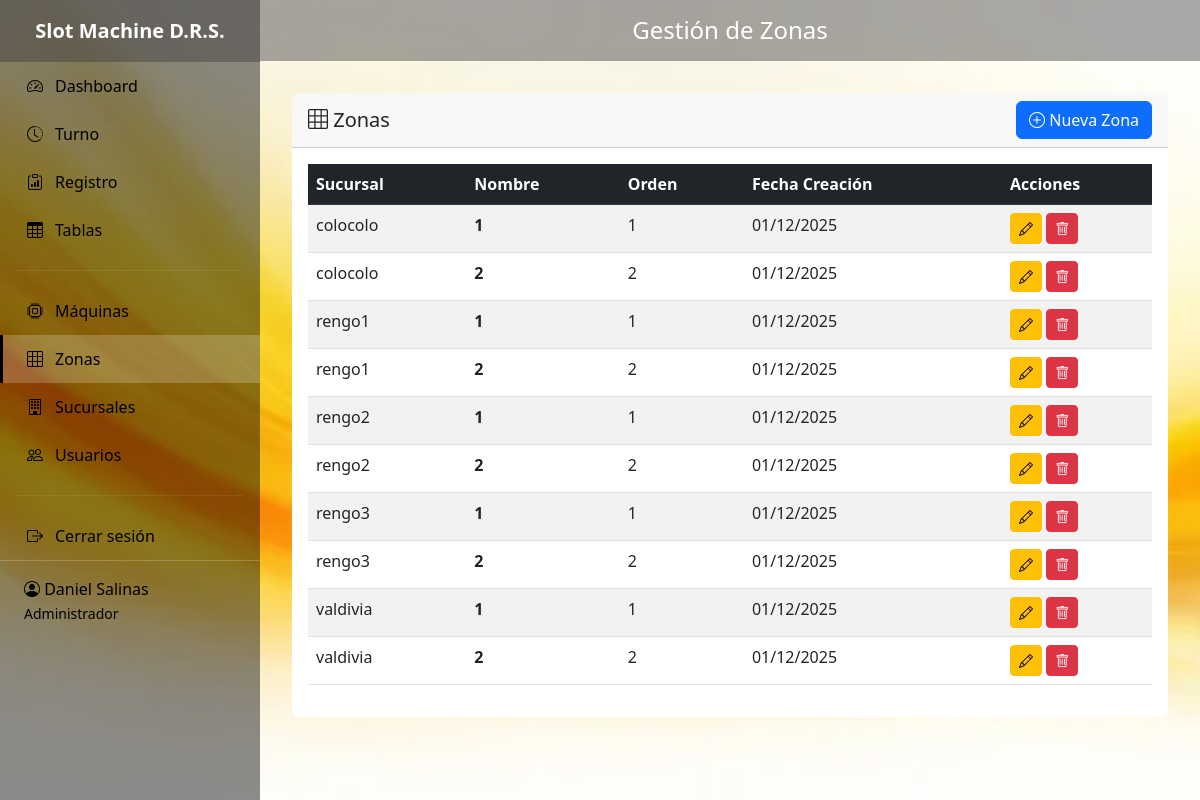
The page /zonas/ (signed in) on the database its author committed.
### control/models.py (models this page shows, shortened)
class Usuario(AbstractUser):
    ROLE_CHOICES = [
        ('admin', 'Administrador'),
        ('usuario', 'Usuario/Atendedora'),
    ]
    role = models.CharField(
        max_length=20,
        choices=ROLE_CHOICES,
        default='usuario',
        verbose_name='Rol'
    )
    nombre = models.CharField(max_length=150, verbose_name='Nombre Completo')
    class Meta:
        verbose_name = 'Usuario'
        verbose_name_plural = 'Usuarios'

class Zona(models.Model):
    sucursal = models.ForeignKey(
        Sucursal,
        on_delete=models.CASCADE,
        related_name='zonas',
        verbose_name='Sucursal'
    )
    nombre = models.CharField(max_length=80, verbose_name='Nombre')
    orden = models.SmallIntegerField(default=0, verbose_name='Orden')
    created_at = models.DateTimeField(auto_now_add=True, verbose_name='Fecha de Creación')
    class Meta:
        verbose_name = 'Zona'
        verbose_name_plural = 'Zonas'
        ordering = ['sucursal', 'orden', 'nombre']
    class Meta:
        verbose_name = 'Zona'
        verbose_name_plural = 'Zonas'
        ordering = ['sucursal', 'orden', 'nombre']
        constraints = [
            models.UniqueConstraint(
                fields=['sucursal', 'nombre'],
                name='unique_zona_nombre_por_sucursal'
            )
        ]

class Sucursal(models.Model):
    nombre = models.CharField(max_length=150, verbose_name='Nombre')
    direccion = models.CharField(max_length=255, blank=True, verbose_name='Dirección')
    telefono = models.CharField(max_length=50, blank=True, verbose_name='Teléfono')
    created_at = models.DateTimeField(auto_now_add=True, verbose_name='Fecha de Creación')
    class Meta:
        verbose_name = 'Sucursal'
        verbose_name_plural = 'Sucursales'
        ordering = ['nombre']

### control/views.py (the view)
# urls.py: path('zonas/', views.zonas_list, name='zonas_list'),
@login_required
@user_passes_test(is_admin)
def zonas_list(request):
    zonas = Zona.objects.all()
    return render(request, 'zonas/list.html', {'zonas': zonas})

### control/views.py (called while the page is built)
def is_admin(user):
    return user.is_authenticated and user.role == 'admin'

### templates/zonas/list.html (shortened to what this page needs)
{% extends 'base.html' %}
{% block page_title %}Gestión de Zonas{% endblock %}
{% block content %}
<div class="card">
    <div class="card-header">
        <div class="d-flex justify-content-between align-items-center">
            <h5 class="mb-0"><i class="bi bi-grid-3x3"></i> Zonas</h5>
            <a href="{% url 'control:zona_create' %}" class="btn btn-primary">
                <i class="bi bi-plus-circle"></i> Nueva Zona
            </a>
        </div>
    </div>
    <div class="card-body">
        <div class="table-responsive">
            <table class="table table-striped table-hover">
                <thead class="table-dark">
                    <tr>
                        <th>Sucursal</th>
                        <th>Nombre</th>
                        <th>Orden</th>
                        <th>Fecha Creación</th>
                        <th width="150">Acciones</th>
                    </tr>
                </thead>
                <tbody>
                    {% for zona in zonas %}
                        <tr>
                            <td>{{ zona.sucursal.nombre }}</td>
                            <td><strong>{{ zona.nombre }}</strong></td>
                            <td>{{ zona.orden }}</td>
                            <td>{{ zona.created_at|date:"d/m/Y" }}</td>
                            <td>
                                <a href="{% url 'control:zona_edit' zona.pk %}" class="btn btn-sm btn-warning">
                                    <i class="bi bi-pencil"></i>
                                </a>
                                <a href="{% url 'control:zona_delete' zona.pk %}" class="btn btn-sm btn-danger">
                                    <i class="bi bi-trash"></i>
                                </a>
                            </td>
                        </tr>
                    {% empty %}
                        <tr>
                            <td colspan="5" class="text-center text-muted">No hay zonas registradas</td>
                        </tr>
                    {% endfor %}
                </tbody>
            </table>
        </div>
    </div>
</div>
{% endblock %}

### templates/base.html (shortened to what this page needs)
{% load static %}
<!DOCTYPE html>
<html lang="es">
<head>
    <link href="https://cdn.jsdelivr.net/npm/bootstrap@5.3.0/dist/css/bootstrap.min.css" rel="stylesheet">
    <link rel="stylesheet" href="https://cdn.jsdelivr.net/npm/bootstrap-icons@1.11.0/font/bootstrap-icons.css">
    <link rel="stylesheet" href="{% static 'css/custom.css' %}">
</head>
<body>
{% if user.is_authenticated %}
    <aside class="sidebar">
        <div class="sidebar-brand">
            Slot Machine D.R.S.
        </div>
        <ul class="sidebar-nav nav flex-column">
            {% if user.role == 'admin' %}
            <li class="nav-item">
                <a class="nav-link {% if request.resolver_match.url_name == 'dashboard' %}active{% endif %}"
                   href="{% url 'control:dashboard' %}">
                    <i class="bi bi-speedometer2"></i> Dashboard
                </a>
            </li>
            {% endif %}
            <li class="nav-item">
                <a class="nav-link {% if request.resolver_match.url_name == 'turno' %}active{% endif %}"
                   href="{% url 'control:turno' %}">
                    <i class="bi bi-clock-history"></i> Turno
                </a>
            </li>
            <li class="nav-item">
                <a class="nav-link {% if request.resolver_match.url_name == 'registro' %}active{% endif %}"
                   href="{% url 'control:registro' %}">
                    <i class="bi bi-clipboard-data"></i> Registro
                </a>
            </li>
            <li class="nav-item">
                <a class="nav-link {% if request.resolver_match.url_name == 'tablas' %}active{% endif %}"
                   href="{% url 'control:tablas' %}">
                    <i class="bi bi-table"></i> Tablas
                </a>
            </li>
            {% if user.role == 'admin' %}
                <hr class="mx-3" style="border-color: rgba(255,255,255,0.3);">
                <li class="nav-item">
                    <a class="nav-link {% if 'maquinas' in request.path %}active{% endif %}"
                       href="{% url 'control:maquinas_list' %}">
                        <i class="bi bi-cpu"></i> Máquinas
                    </a>
                </li>
                <li class="nav-item">
                    <a class="nav-link {% if 'zonas' in request.path %}active{% endif %}"
                       href="{% url 'control:zonas_list' %}">
                        <i class="bi bi-grid-3x3"></i> Zonas
                    </a>
                </li>
                <li class="nav-item">
                    <a class="nav-link {% if 'sucursales' in request.path %}active{% endif %}"
                       href="{% url 'control:sucursales_list' %}">
                        <i class="bi bi-building"></i> Sucursales
                    </a>
                </li>
                <li class="nav-item">
                    <a class="nav-link {% if 'usuarios' in request.path %}active{% endif %}"
                       href="{% url 'control:usuarios_list' %}">
                        <i class="bi bi-people"></i> Usuarios
                    </a>
                </li>
            {% endif %}
            <hr class="mx-3" style="border-color: rgba(255,255,255,0.3);">
            <li class="nav-item">
                <a class="nav-link" href="{% url 'control:logout' %}">
                    <i class="bi bi-box-arrow-right"></i> Cerrar sesión
                </a>
            </li>
        </ul>
        <div class="sidebar-user">
            <i class="bi bi-person-circle"></i> {{ user.nombre }} <br>
            <small>{{ user.get_role_display }}</small>
        </div>
    </aside>
    <main class="main-content">
        <div class="top-bar">
            <h4 class="mb-0">{% block page_title %}Sistema de Control{% endblock %}</h4>
        </div>
        <div class="content-area">
            {% block content %}{% endblock %}
        </div>
    </main>
{% else %}
    {% block login_content %}{% endblock %}
{% endif %}
</body>
</html>

### static/img/custom.css (style rules this page uses)
.sidebar { position: relative; height: 100vh; background-image: url("../img/sidebar_bg.jpg"); background-size: cover; background-position: center; background-repeat: no-repeat; background-attachment: fixed; }
.sidebar::before { content: ""; position: absolute; top: 0; left: 0; width: 100%; height: 100%; background: rgba(0, 0, 0, 0.55); z-index: 0; }
.sidebar * { position: relative; z-index: 1; }

### rows shown on the page
Usuario: nombre "Daniel Salinas", role "Administrador"
Zona: sucursal.nombre "colocolo", nombre "1", orden "1", created_at "01/12/2025"
Zona: sucursal.nombre "colocolo", nombre "2", orden "2", created_at "01/12/2025"
Zona: sucursal.nombre "rengo1", nombre "1", orden "1", created_at "01/12/2025"
Zona: sucursal.nombre "rengo1", nombre "2", orden "2", created_at "01/12/2025"
Zona: sucursal.nombre "rengo2", nombre "1", orden "1", created_at "01/12/2025"
Zona: sucursal.nombre "rengo2", nombre "2", orden "2", created_at "01/12/2025"
Zona: sucursal.nombre "rengo3", nombre "1", orden "1", created_at "01/12/2025"
Zona: sucursal.nombre "rengo3", nombre "2", orden "2", created_at "01/12/2025"
Zona: sucursal.nombre "valdivia", nombre "1", orden "1", created_at "01/12/2025"
Zona: sucursal.nombre "valdivia", nombre "2", orden "2", created_at "01/12/2025"
